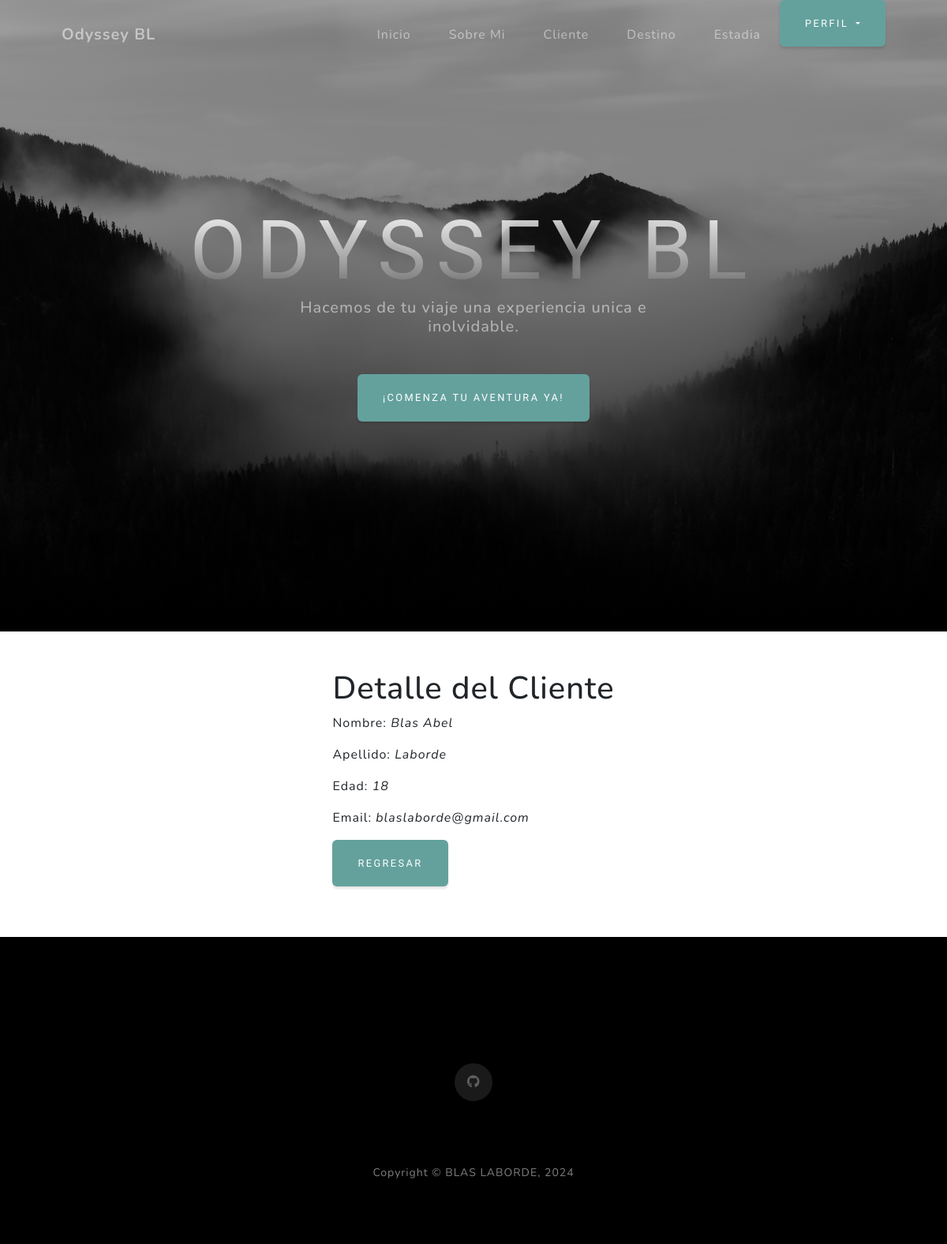
/cliente/1/ (signed in), run on the app's committed database.
### Viajes/models.py (models this page shows, shortened)
class Cliente(models.Model):
    nombre = models.CharField(max_length=40)
    apellido = models.CharField(max_length=40)
    edad = models.IntegerField()
    email = models.EmailField()

### Viajes/views.py (the view)
# urls.py: path('cliente/<int:pk>/', views.ClienteDetailView.as_view(), name="ClienteDetalle"),
class ClienteDetailView(LoginRequiredMixin, DetailView):
    model = Cliente
    template_name = "Viajes/CBV/cliente_detalle.html"

### Viajes/templates/Viajes/CBV/cliente_detalle.html (shortened to what this page needs)
<!DOCTYPE html>
<html lang="en">
<head>
</head>
<body>
    {% extends "Viajes/padre.html" %}
    {% load static %}
    {% block contenidoQueCambia %}
    <div class="container custom-bg p-5">
        <div class="d-flex justify-content-center">
            <div class="d-flex flex-column">
                <h1> Detalle del Cliente </h1>
                <p> Nombre: <i>{{cliente.nombre}}</i> </p>
                <p> Apellido: <i>{{cliente.apellido}}</i> </p>
                <p> Edad: <i>{{cliente.edad}}</i> </p>
                <p> Email: <i>{{cliente.email}}</i> </p>
                <p>
                    <a href="{% url 'ClienteLista' %}" class="btn btn-primary">Regresar</a>
                </p>
            </div>
        </div>
    </div>
    {% endblock %}

### data on the page
Cliente: nombre "Blas Abel", apellido "Laborde", edad "18", email "blaslaborde@gmail.com"
